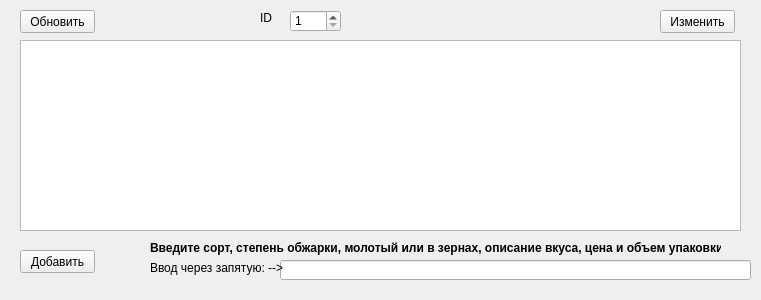
<?xml version="1.0" encoding="UTF-8"?>
<ui version="4.0">
 <class>Form</class>
 <widget class="QWidget" name="Form">
  <property name="geometry">
   <rect>
    <x>0</x>
    <y>0</y>
    <width>761</width>
    <height>300</height>
   </rect>
  </property>
  <property name="windowTitle">
   <string>Редактирование</string>
  </property>
  <widget class="QTableWidget" name="table2">
   <property name="geometry">
    <rect>
     <x>20</x>
     <y>40</y>
     <width>721</width>
     <height>191</height>
    </rect>
   </property>
  </widget>
  <widget class="QPushButton" name="push_restart">
   <property name="geometry">
    <rect>
     <x>20</x>
     <y>10</y>
     <width>75</width>
     <height>23</height>
    </rect>
   </property>
   <property name="text">
    <string>Обновить</string>
   </property>
  </widget>
  <widget class="QPushButton" name="push_update">
   <property name="geometry">
    <rect>
     <x>660</x>
     <y>10</y>
     <width>75</width>
     <height>23</height>
    </rect>
   </property>
   <property name="text">
    <string>Изменить</string>
   </property>
  </widget>
  <widget class="QPushButton" name="push_add">
   <property name="geometry">
    <rect>
     <x>20</x>
     <y>250</y>
     <width>75</width>
     <height>23</height>
    </rect>
   </property>
   <property name="text">
    <string>Добавить</string>
   </property>
  </widget>
  <widget class="QLineEdit" name="lineEdit">
   <property name="geometry">
    <rect>
     <x>280</x>
     <y>260</y>
     <width>471</width>
     <height>20</height>
    </rect>
   </property>
  </widget>
  <widget class="QLabel" name="label">
   <property name="geometry">
    <rect>
     <x>150</x>
     <y>240</y>
     <width>571</width>
     <height>16</height>
    </rect>
   </property>
   <property name="font">
    <font>
     <weight>75</weight>
     <bold>true</bold>
    </font>
   </property>
   <property name="text">
    <string>Введите сорт, степень обжарки, молотый или в зернах, описание вкуса, цена и объем упаковки</string>
   </property>
  </widget>
  <widget class="QLabel" name="label_2">
   <property name="geometry">
    <rect>
     <x>150</x>
     <y>260</y>
     <width>141</width>
     <height>16</height>
    </rect>
   </property>
   <property name="text">
    <string>Ввод через запятую: --&gt;</string>
   </property>
  </widget>
  <widget class="QLabel" name="label_3">
   <property name="geometry">
    <rect>
     <x>260</x>
     <y>10</y>
     <width>16</width>
     <height>16</height>
    </rect>
   </property>
   <property name="text">
    <string>ID</string>
   </property>
  </widget>
  <widget class="QSpinBox" name="spinBox">
   <property name="geometry">
    <rect>
     <x>290</x>
     <y>10</y>
     <width>51</width>
     <height>22</height>
    </rect>
   </property>
   <property name="minimum">
    <number>1</number>
   </property>
  </widget>
 </widget>
 <resources/>
 <connections/>
</ui>
